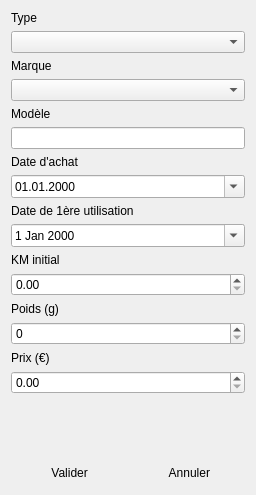
<?xml version="1.0" encoding="UTF-8"?>
<ui version="4.0">
 <class>GearsDialog</class>
 <widget class="QDialog" name="GearsDialog">
  <property name="geometry">
   <rect>
    <x>0</x>
    <y>0</y>
    <width>256</width>
    <height>495</height>
   </rect>
  </property>
  <property name="windowTitle">
   <string>Nouvel équipement</string>
  </property>
  <layout class="QGridLayout" name="gridLayout">
   <item row="1" column="0">
    <layout class="QHBoxLayout" name="horizontalLayout_2">
     <item>
      <widget class="QPushButton" name="add_pushButton">
       <property name="text">
        <string> Valider</string>
       </property>
       <property name="icon">
        <iconset resource="../ressources/ressources.qrc">
         <normaloff>:/bike/valid.png</normaloff>:/bike/valid.png</iconset>
       </property>
       <property name="iconSize">
        <size>
         <width>24</width>
         <height>24</height>
        </size>
       </property>
       <property name="flat">
        <bool>true</bool>
       </property>
      </widget>
     </item>
     <item>
      <widget class="QPushButton" name="pbQuit">
       <property name="text">
        <string> Annuler</string>
       </property>
       <property name="icon">
        <iconset resource="../ressources/ressources.qrc">
         <normaloff>:/bike/cancel.png</normaloff>:/bike/cancel.png</iconset>
       </property>
       <property name="iconSize">
        <size>
         <width>24</width>
         <height>24</height>
        </size>
       </property>
       <property name="flat">
        <bool>true</bool>
       </property>
      </widget>
     </item>
    </layout>
   </item>
   <item row="0" column="0">
    <layout class="QVBoxLayout" name="verticalLayout_4">
     <item>
      <layout class="QHBoxLayout" name="horizontalLayout">
       <item>
        <layout class="QVBoxLayout" name="verticalLayout">
         <item>
          <widget class="QLabel" name="label_2">
           <property name="styleSheet">
            <string notr="true"/>
           </property>
           <property name="text">
            <string>Type</string>
           </property>
          </widget>
         </item>
         <item>
          <widget class="QComboBox" name="cbType">
           <property name="frame">
            <bool>true</bool>
           </property>
          </widget>
         </item>
         <item>
          <widget class="QLabel" name="label_3">
           <property name="styleSheet">
            <string notr="true"/>
           </property>
           <property name="text">
            <string>Marque</string>
           </property>
          </widget>
         </item>
         <item>
          <widget class="QComboBox" name="cbMarque"/>
         </item>
         <item>
          <widget class="QLabel" name="label_4">
           <property name="text">
            <string>Modèle</string>
           </property>
          </widget>
         </item>
         <item>
          <widget class="QLineEdit" name="leModele"/>
         </item>
         <item>
          <widget class="QLabel" name="label_5">
           <property name="text">
            <string>Date d'achat</string>
           </property>
          </widget>
         </item>
         <item>
          <widget class="QDateEdit" name="deAchat">
           <property name="currentSection">
            <enum>QDateTimeEdit::DaySection</enum>
           </property>
           <property name="displayFormat">
            <string>dd.MM.yyyy</string>
           </property>
           <property name="calendarPopup">
            <bool>true</bool>
           </property>
          </widget>
         </item>
         <item>
          <widget class="QLabel" name="label_6">
           <property name="text">
            <string>Date de 1ère utilisation</string>
           </property>
          </widget>
         </item>
         <item>
          <widget class="QDateEdit" name="deUtilisation">
           <property name="calendarPopup">
            <bool>true</bool>
           </property>
          </widget>
         </item>
         <item>
          <widget class="QLabel" name="label_7">
           <property name="text">
            <string>KM initial</string>
           </property>
          </widget>
         </item>
         <item>
          <widget class="QDoubleSpinBox" name="spkm">
           <property name="maximum">
            <double>1000000000000000.000000000000000</double>
           </property>
          </widget>
         </item>
         <item>
          <widget class="QLabel" name="label_9">
           <property name="text">
            <string>Poids (g)</string>
           </property>
          </widget>
         </item>
         <item>
          <widget class="QSpinBox" name="lePoids">
           <property name="maximum">
            <number>99999</number>
           </property>
          </widget>
         </item>
         <item>
          <widget class="QLabel" name="labPrix">
           <property name="text">
            <string>Prix (€)</string>
           </property>
          </widget>
         </item>
         <item>
          <widget class="QDoubleSpinBox" name="lePrix">
           <property name="maximum">
            <double>9999999.990000000223517</double>
           </property>
          </widget>
         </item>
         <item>
          <spacer name="verticalSpacer">
           <property name="orientation">
            <enum>Qt::Vertical</enum>
           </property>
           <property name="sizeHint" stdset="0">
            <size>
             <width>20</width>
             <height>40</height>
            </size>
           </property>
          </spacer>
         </item>
        </layout>
       </item>
      </layout>
     </item>
    </layout>
   </item>
  </layout>
 </widget>
 <resources>
  <include location="../ressources/ressources.qrc"/>
 </resources>
 <connections/>
</ui>
